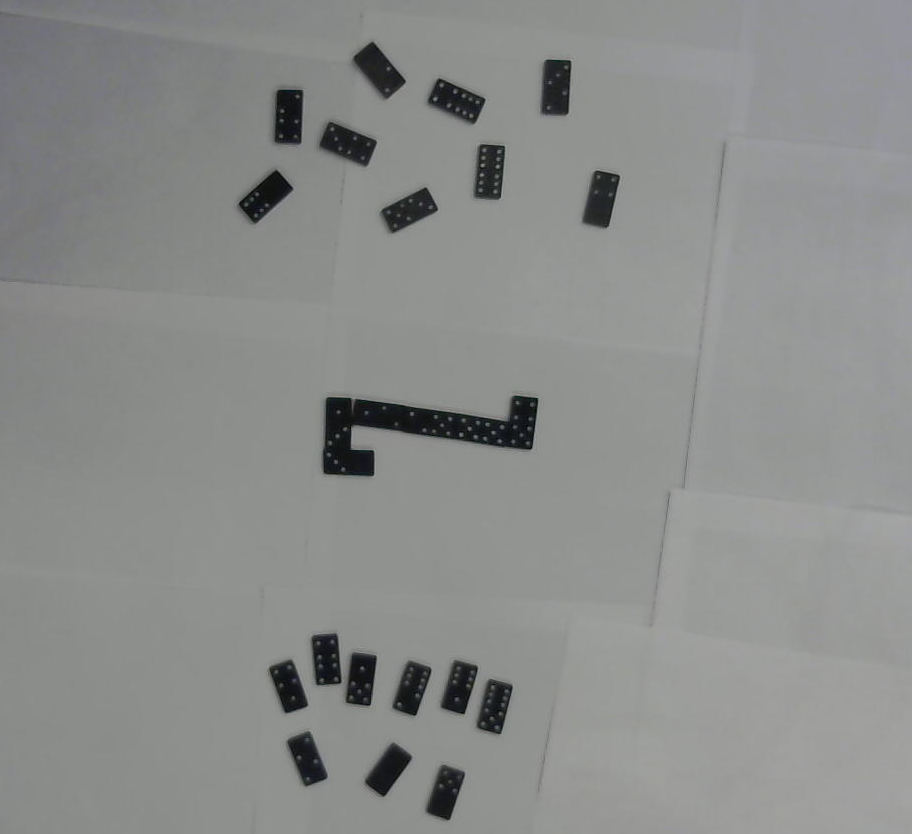
#> input picture cv/frame.png, 912 x 834 px, given in place of the camera
$ python cv.py   (older library calls are emulated)
#> lines starting #> are read from the running program, lines starting #| are printed output that depends on the picture; after the words box and inside, x2 and y2 are one past the last pixel; in counts of white or black regions, pixels touching at a corner belong together
### cv/domi/filters.py
import cv2

def black_white(img):
    gray = cv2.cvtColor(img, cv2.COLOR_BGR2GRAY)
    ret, out = cv2.threshold(gray, 70, 255, cv2.THRESH_BINARY)
    return out

### cv/domi/detectors.py
import numpy as np
import cv2
import cv2.cv as cv

def normalize_angle(angle):
    while angle > np.pi:
        angle -= 2 * np.pi
    while angle <= - np.pi:
        angle += 2 * np.pi
    return angle

def angle_diff(angle0, angle1):
    diff = abs(angle1 - angle0)
    if diff > np.pi:
        diff = 2 * np.pi - diff
    return diff

def img_to_contours(img):
    contours, hierarchy = cv2.findContours(img, cv2.RETR_TREE, cv2.CHAIN_APPROX_SIMPLE)

    pips = []
    edges = []
    mask = np.zeros(img.shape, dtype=img.dtype)
    margin = 5

    for i, contour in enumerate(contours):

        # Filter based on length and position of contour
        l = len(contour)
        if l < 10:
            pips.append(contour)
        else:
            is_border = False
            for point in contour:
                x = point[0][0]
                y = point[0][1]
                if x < margin or x > img.shape[1] - margin or y < margin or y > img.shape[0] - margin:
                    is_border = True
                    break
            if not is_border:
                edges.append(contour)
                cv2.drawContours(mask, contours, i, 255, thickness=cv.CV_FILLED)

    return (pips, edges, mask)

def contours_to_groups(img, contours, margin=0.33):

    # CHANGE THIS TO 3-MEANS CLUSTERING
    # OR AT LEAST USE CONTOUR CENTROIDS

    # Split corners into groups based on y position
    height = img.shape[0]
    stash = []
    game = []
    other_stash = []

    for contour in contours:
        if len(contour) == 0:
            continue
        y = contour[0][0][1]
        if y < height * margin:
            stash.append(contour)
        elif y > height * (1 - margin):
            other_stash.append(contour)
        else:
            game.append(contour)

    return stash, game, other_stash

def contours_to_rects(contours):
    rects = []
    for contour in contours:
        rect = cv2.minAreaRect(contour)
        rect = cv2.cv.BoxPoints(rect)
        rects.append(rect)

    return rects

def get_closest_point_in_contour(contour, p):
    # Brute force: expand radially outwards until we find a point in the contour
    r = 0.0
    while True:
        for i in range(64):
            x = int(p[0] + r * np.cos(i * np.pi / 32))
            y = int(p[1] + r * np.sin(i * np.pi / 32))
            if cv2.pointPolygonTest(contour, ((x,y)), False) >= 0:
                return (x,y)
        r += 1

def contour_to_end_rects(contour, rect, size):
    end_rects = [[], []]
    end_idx = 0

    x0, y0 = get_closest_point_in_contour(contour, rect[-1])

    for p in rect:
        x1, y1 = get_closest_point_in_contour(contour, p)

        d_2 = (x1-x0)**2 + (y1-y0)**2

        if d_2 < (size * 1.5)**2:
            # This edge is a single domino width
            # Append this corner to our current end
            end_rects[end_idx].append((x1, y1))
        elif d_2 < (size * 2.5)**2:
            # This edge is a full domino length
            # Append the midpoint to both ends
            # Then switch the current end; we're now working on the other end
            # Finally add the current point to the new current end
            p = ((x0 + x1) / 2, (y0 + y1) / 2)
            p = get_closest_point_in_contour(contour, p)

            end_rects[end_idx].append(p)

            end_idx = 1 - end_idx

            end_rects[end_idx].append(p)
            end_rects[end_idx].append((x1, y1))
        else:
            # This edge is the long edge of a multi-domino train
            # Add the point that is a single domino width along this edge to the current end
            # Then switch the current end; we're now working on the other end
            # Next add the point that is a single domino width back along this edge to the new current end
            # Finally add the current point to the new current end
            ratio = size / np.sqrt(d_2)
            p = (x0 + (x1 - x0) * ratio, y0 + (y1 - y0) * ratio)
            p = get_closest_point_in_contour(contour, p)
            end_rects[end_idx].append(p)

            end_idx = 1 - end_idx

            p = (x1 - (x1 - x0) * ratio, y1 - (y1 - y0) * ratio)
            p = get_closest_point_in_contour(contour, p)
            end_rects[end_idx].append(p)
            end_rects[end_idx].append((x1, y1))

        x0 = x1
        y0 = y1

    return end_rects

def all_contours_to_end_rects(contours, rects, size):
    all_end_rects = []
    for i in xrange(len(contours)):
        all_end_rects.append(contour_to_end_rects(contours[i], rects[i], size))

    return all_end_rects

def end_rects_to_extreme_end_rects(end_rects):
    # Find the end rects with min x and max x
    x_min = 100000
    x_max = 0
    rect_min = None
    rect_max = None

    for ends in end_rects:
        for rect in ends:
            for p in rect:
                x = p[0]
                if x < x_min:
                    x_min = x
                    rect_min = rect
                if x > x_max:
                    x_max = x
                    rect_max = rect

    return ((rect_min, rect_max),)

def end_rect_to_closest_outward_angle_and_point(end_rect, angle):
    # Get the outward facing angle of each edge
    # and find the one closest to the given angle
    # Then average the two points from this edge
    closest_angle = 0
    closest_points = None
    min_diff = 1000

    x0, y0 = end_rect[-1]
    for p in end_rect:
        x1 = p[0]
        y1 = p[1]
        theta = np.arctan2(y1 - y0, x1 - x0) - np.pi / 2
        theta = normalize_angle(theta)

        diff = angle_diff(angle, theta)
        if diff < min_diff:
            min_diff = diff

            # Negate here to switch to the right-handed system
            closest_angle = -theta

            closest_points = (x0, x1, y0, y1)

        x0 = x1
        y0 = y1

    p = ((closest_points[0] + closest_points[1]) / 2, (closest_points[2] + closest_points[3]) / 2)

    return (closest_angle, p)

def end_rects_to_opposing_orientations_and_points(end_rects):
    # Find center of each end rect
    x0 = 0.0
    y0 = 0.0
    x1 = 0.0
    y1 = 0.0
    for p in end_rects[0]:
        x0 += p[0] / 4
        y0 += p[1] / 4
    for p in end_rects[1]:
        x1 += p[0] / 4
        y1 += p[1] / 4

    angle0 = np.arctan2(y0 - y1, x0 - x1)
    angle1 = angle0 + np.pi

    angle0 = normalize_angle(angle0)
    angle1 = normalize_angle(angle1)

    angle0, p0 = end_rect_to_closest_outward_angle_and_point(end_rects[0], angle0)
    angle1, p1 = end_rect_to_closest_outward_angle_and_point(end_rects[1], angle1)

    return (angle0, angle1, p0, p1)


def rect_to_pip_count(rect, pip_contours):
    # Convert rect into a contour
    p0 = np.array(rect[0])
    p1 = np.array(rect[1])
    p2 = np.array(rect[2])
    p3 = np.array(rect[3])
    contour = np.array([p0, p1, p2, p3])

    # Count pip contours that lie within this rect
    count = 0
    for pip_contour in pip_contours:
        p = (pip_contour[0][0][0], pip_contour[0][0][1])
        if cv2.pointPolygonTest(contour, p, False) >= 0:
            count += 1

    return count

def end_rects_to_connectors(end_rects, mask, pip_contours):
    angle0, angle1, p0, p1 = end_rects_to_opposing_orientations_and_points(end_rects)

    pips0 = rect_to_pip_count(end_rects[0], pip_contours)
    pips1 = rect_to_pip_count(end_rects[1], pip_contours)

    return [(pips0, p0, angle0), (pips1, p1, angle1)]

def all_end_rects_to_connectors(all_end_rects, mask, pip_contours):
    all_connectors = []
    for end_rects in all_end_rects:
        all_connectors.append(end_rects_to_connectors(end_rects, mask, pip_contours))

    return all_connectors

### cv/domi/calibration.py
import numpy as np
import cv2

def calibrate_with_rects(rects):
    total_short_edge_len = 0
    num_used = 0
    for rect in rects:

        # Compute distances between each adjacent pair of points
        dists = []

        x0 = rect[-1][0]
        y0 = rect[-1][1]
        for corner in rect:
            x1 = corner[0]
            y1 = corner[1]

            dists.append((x1 - x0)**2 + (y1 - y0)**2)

            x0 = x1
            y0 = y1

        # Sort dists to get the two short edges of the domino
        dists.sort()
        total_short_edge_len += np.sqrt(dists[0])
        total_short_edge_len += np.sqrt(dists[1])
        num_used += 1

    assert (num_used > 0), "No individual dominoes detected for calibration!"

    short_edge_len = total_short_edge_len / (2 * num_used)

    # Manual adjustment
    short_edge_len *= 0.85

    return short_edge_len

# [47 lines left out: function cam_to_world_point, not called in this run]

### cv/domi/strategy.py
import numpy as np

def desired_targets(cv_data, cv_ends, offset):

    # constructing A and sorting through dominos

    A = np.zeros((7,7))   # size of A matrix
    num_dominoes = len(cv_data)   # number of dominoes
    dom = list()   # extracting CV domino data
    dom_sort = list()   # sort them so the smaller number is the first column
    dom_perm = list()   # permutation: if there was a swapping or not

    for i in range(0,num_dominoes):          # sorting out the dominoes and constructing A
        dom.append([cv_data[i][0][0],cv_data[i][1][0]])
        dom_sort.append(sorted(dom[i]))
        dom_perm.append(sorted(range(len(dom[i])), key=lambda k: dom[i][k]))
        A[dom_sort[i][0],dom_sort[i][1]] = 1

    A = A.astype(int)


    # choosing a piece to play

    end_train1 = cv_ends[0][0];   # renaming the train ends
    end_train2 = cv_ends[1][0];
    n = np.size(A,1);   # determine size of A
    AA = np.transpose(A)  # need a transpose for calculations
    poss_dom_to_pick_up = list()  # possible domino to pick for each end

    init_choice = A[:,end_train1] + np.transpose(A[end_train1,:]);  # Find playable pieces for end 1

    if np.sum(init_choice) == 0:  # if no playable piece make is available, it is not an option
        V1 = 0;
        poss_dom_to_pick_up.append(0)
    else :
        init_choice[end_train1] -= A[end_train1,end_train1];  # undo double counting of diagonals
        poss_ind = list()  # index of possible playable list for end 1
        poss_pick_up = list() # value of possible playable dominoes for end 1

        for i in range(0,n):
            if init_choice[i] == 1:  # if it is a playable piece then...
                poss_ind.append(i)  # add the index to poss_ind
                poss_pick_up.append(int(sum(list(A[i,:])) + sum(list(A[:,i])) - A[i,i]))  # calculate value of possible piece
        (V1,ind_pick_up) = max((v,i) for i,v in enumerate(poss_pick_up)) # find the maximum value and its index
        poss_dom_to_pick_up.append([end_train1,poss_ind[ind_pick_up]]) # best candidate for end 1


    init_choice = A[:,end_train2] + np.transpose(A[end_train2,:]);  # Find playable pieces for end 2

    if np.sum(init_choice) == 0: # if no playable piece make is available, it is not an option
        V2 = 0;
        poss_dom_to_pick_up.append(0)
    else :
        init_choice[end_train2] -= A[end_train2,end_train2];  # undo double counting of diagonals
        poss_ind = list()  # index of possible playable list for end 1
        poss_pick_up = list()  # value of possible playable dominoes for end 1

        for i in range(0,n):
            if init_choice[i] == 1:  # if it is a playable piece then...
                poss_ind.append(i)  # add the index to poss_ind
                poss_pick_up.append(int(sum(list(A[i,:])) + sum(list(A[:,i])) - A[i,i]))  # calculate value of possible piece
        (V2,ind_pick_up) = max((v,i) for i,v in enumerate(poss_pick_up))  # find the maximum value and its index
        poss_dom_to_pick_up.append([end_train2,poss_ind[ind_pick_up]])  # best candidate for end 2

    V_ends = [V1, V2]; # value of end 1 and end 2

    # See if there are no playable dominoes
    if V1 == 0 and V2 == 0:
        return ((-1,-1), ((-1,-1), -1), ((-1, -1), -1))

    (V,ind_end_to_play) = max((v,i) for i,v in enumerate(V_ends)) # pick end with greater value
    piece_to_play = poss_dom_to_pick_up[ind_end_to_play]; # pick the domino from the possible list with the greater value


    # convert to right format to match with cv_data_sorted
    to_be_matched = sorted(piece_to_play);
    end_to_play = cv_ends[ind_end_to_play][0];

    # finding which index the desired domino is in from the list
    for i in range(0,num_dominoes):
        if to_be_matched == dom_sort[i]:
            ind_desired_dom = i
    # find out if the domino was permuted
    target_dom = dom[ind_desired_dom]
    if target_dom[0] == end_to_play:
        ind_contact_end = 0
        ind_next_play_end = 1
    else:
        ind_contact_end = 1
        ind_next_play_end = 0
    # extracting desired orientation and position
    # pick up
    pickup_desired_orientation = cv_data[ind_desired_dom][ind_next_play_end][2]
    x_desired = float(cv_data[ind_desired_dom][ind_next_play_end][1][0] + cv_data[ind_desired_dom][ind_contact_end][1][0])/2.0
    y_desired = float(cv_data[ind_desired_dom][ind_next_play_end][1][1] + cv_data[ind_desired_dom][ind_contact_end][1][1])/2.0
    pickup_desired_position = (x_desired, y_desired)

    # put down
    putdown_desired_orientation = cv_ends[ind_end_to_play][2]
    x_desired = cv_ends[ind_end_to_play][1][0] + offset * np.cos(-putdown_desired_orientation)
    y_desired = cv_ends[ind_end_to_play][1][1] + offset * np.sin(-putdown_desired_orientation)
    putdown_desired_position = (x_desired, y_desired)

    if abs(putdown_desired_orientation) > 165 * np.pi / 180:
        pickup_desired_orientation -= np.pi
        putdown_desired_orientation -= np.pi

    target_pick_up = (pickup_desired_position, pickup_desired_orientation)
    target_put_down = (putdown_desired_position, putdown_desired_orientation)


    return ((piece_to_play[dom_perm[ind_desired_dom][0]],piece_to_play[dom_perm[ind_desired_dom][1]]), target_pick_up, target_put_down)

### cv/cv.py
import cv2
import numpy as np
from domi import calibration, filters, detectors, strategy, draw, write

# Load camera feed
cap = cv2.VideoCapture(0)
ret, frame = cap.read()
#> frame is the input picture: shape (834, 912, 3); mean B, G, R 138.9, 140.5, 138.7

# # Load image
# frame = cv2.imread('frame.png')


# Filter
black_white = filters.black_white(frame)
#> in black_white, `ret, out = cv2.threshold(gray, 70, 255, cv2.THRESH_BINARY)`:
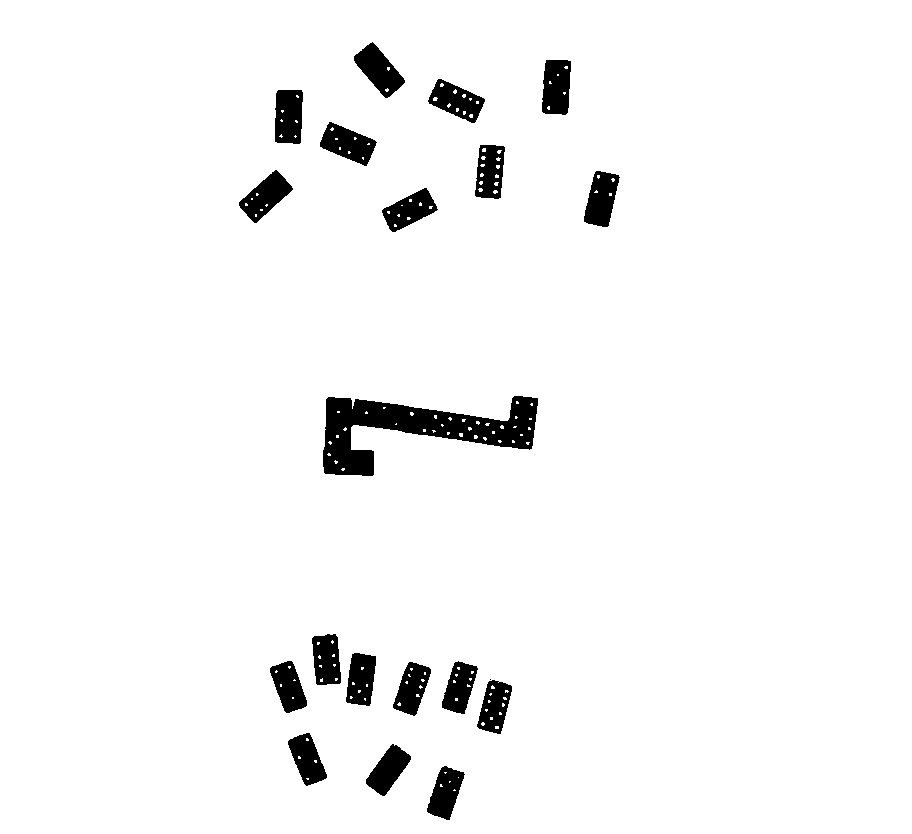
#> out: shape (834, 912); 96% white; 20 black regions (1 under 20 px)

# Detect contours
pips, edges, mask = detectors.img_to_contours(black_white)
#> in img_to_contours, `contours, hierarchy = cv2.findContours(img, cv2.RETR_TREE, cv2.CHAIN_A..`: contours = 171 contours, 151 with area under 20; largest, box (x1, y1, x2, y2) and area: (0, 0, 912, 834) 758863, (322, 395, 539, 477) 8363, (319, 121, 378, 167) 1492, (541, 59, 572, 116) 1486, (353, 41, 406, 99) 1482
#> the loop in img_to_contours, `for i, contour in enumerate(contours):` made 171 passes
#> l on passes 2, 4, 8, 9, 11, 12, 13, 14: 87, 5, 67, 94, 5, 5, 5, 76
#> after the loop in img_to_contours, `for i, contour in enumerate(contours):`:
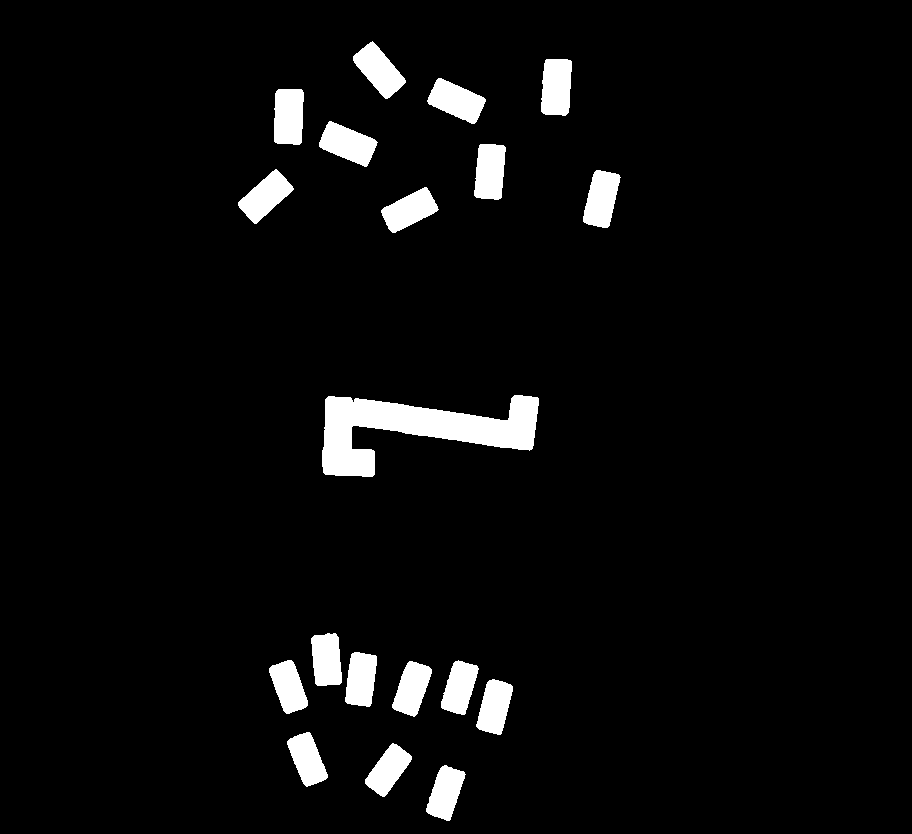
#> mask: shape (834, 912); 4.6% white; 19 white regions
#> after the loop in img_to_contours, `for i, contour in enumerate(contours):`: edges = 19 contours; largest, box (x1, y1, x2, y2) and area: (322, 395, 539, 477) 8363, (319, 121, 378, 167) 1492, (541, 59, 572, 116) 1486, (353, 41, 406, 99) 1482, (427, 78, 486, 124) 1481; pips = 152 contours, 151 with area under 20; largest, box (x1, y1, x2, y2) and area: (0, 0, 912, 834) 758863

# Split groups
stash_contours, game_contours, other_stash_contours = detectors.contours_to_groups(frame, edges)
#> the loop in contours_to_groups, `for contour in contours:` made 19 passes
#> y on passes 1 to 8: 766, 743, 733, 680, 661, 661, 661, 653
#> after the loop in contours_to_groups, `for contour in contours:`: game = 1 contour; box (x1, y1, x2, y2) and area: (322, 395, 539, 477) 8363; other_stash = 9 contours; largest, box (x1, y1, x2, y2) and area: (476, 679, 513, 735) 1332, (345, 652, 377, 707) 1331, (392, 661, 432, 717) 1324, (311, 633, 342, 686) 1318, (426, 765, 466, 821) 1297; stash = 9 contours; largest, box (x1, y1, x2, y2) and area: (319, 121, 378, 167) 1492, (541, 59, 572, 116) 1486, (353, 41, 406, 99) 1482, (427, 78, 486, 124) 1481, (274, 89, 304, 145) 1478
#> stash_contours has the same summary as stash in contours_to_groups; game_contours has the same summary as game in contours_to_groups; other_stash_contours has the same summary as other_stash in contours_to_groups

# Get bounding boxes
stash_rects = detectors.contours_to_rects(stash_contours)
#> the loop in contours_to_rects, `for contour in contours:` made 9 passes
#> rect on passes 1 to 7: ((391, 234), (378.8, 209.6), (426.8, 185.6), (439, 210)), ((601, 198.4), (55.73, 27.88), -77.12), ((265.1, 196), (53.81, 28.14), -42.14), ((501, 199.7), (473.4, 197.4), (478, 142.6), (505.6, 144.9)), ((366.8, 167.3), (316.8, 146.6), (328, 119.6), (378, 140.3)), ((288.1, 116.2), (55.26, 28.72), -87.88), ((455.9, 100.5), (29.14, 54.02), -66.04)
#> after the loop in contours_to_rects, `for contour in contours:`: rects = 9 items
#> stash_rects = 9 items
game_rects = detectors.contours_to_rects(game_contours)
#> the loop in contours_to_rects (call 2), `for contour in contours:` made 1 pass
#> rect on pass 1: ((322.1, 476.3), (321.6, 396), (538, 394.9), (538.4, 475.1))
#> game_rects = [((322.1, 476.3), (321.6, 396), (538, 394.9), (538.4, 475.1))]

# Calibrate domino size
size = calibration.calibrate_with_rects(stash_rects)
#> the loop in calibrate_with_rects, `for rect in rects:` made 9 passes
#> total_short_edge_len on passes 2, 3, 6, 7, 8, 9: 110.3, 166.6, 338, 396.3, 453.2, 510.3
#> after the loop in calibrate_with_rects, `for rect in rects:`: num_used = 9; total_short_edge_len = 510.3
#> in calibrate_with_rects, `short_edge_len = total_short_edge_len / (2 * num_used)`: short_edge_len = 28.35
#> in calibrate_with_rects, `short_edge_len *= 0.85`: short_edge_len = 24.1
#> size = 24.1

# Find bounding boxes for the ends of every domino/train
stash_end_rects = detectors.all_contours_to_end_rects(stash_contours, stash_rects, size)
#> the loop in all_contours_to_end_rects, `for i in xrange(len(contours)):` made 9 passes
#> after the loop in all_contours_to_end_rects, `for i in xrange(len(contours)):`: all_end_rects = 9 items
#> stash_end_rects = 9 items
game_end_rects = detectors.all_contours_to_end_rects(game_contours, game_rects, size)
#> the loop in all_contours_to_end_rects (call 2), `for i in xrange(len(contours)):` made 1 pass
#> game_end_rects = 1 item

# Find the extreme ends of the train
train_end_rects = detectors.end_rects_to_extreme_end_rects(game_end_rects)
#> the loop in end_rects_to_extreme_end_rects, `for ends in end_rects:` made 1 pass
#> after the loop in end_rects_to_extreme_end_rects, `for ends in end_rects:`: rect_max = [(346, 469), (323, 472), (323, 447), (512, 397), (537, 397), (533, 423)]; rect_min has the same summary as rect_max; x_max = 537; x_min = 323

# Count pips and orientation for each end
stash_connectors = detectors.all_end_rects_to_connectors(stash_end_rects, mask, pips)
#> the loop in all_end_rects_to_connectors, `for end_rects in all_end_rects:` made 9 passes
#> pips0 in end_rects_to_connectors on passes 1 to 4: 3, 4, 0, 6
train_connectors = detectors.all_end_rects_to_connectors(train_end_rects, mask, pips)
#> the loop in all_end_rects_to_connectors (call 2), `for end_rects in all_end_rects:` made 1 pass

# Strategy
des_domino, des_get, des_put = strategy.desired_targets(stash_connectors, train_connectors[0], size + 12)
#> (the run stopped early here; a loop or call above may not have finished)
